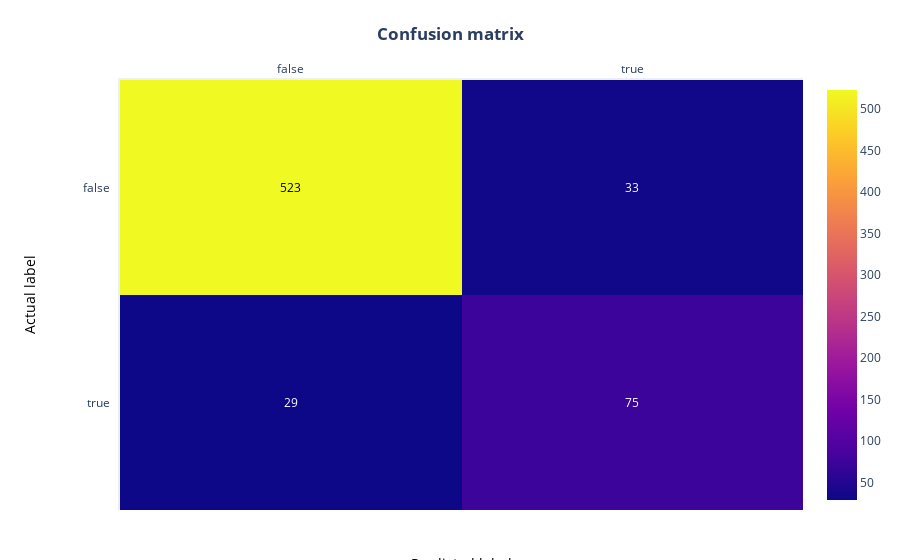

Notebook source saved alongside this figure:
### Markdown cell above
Accuracy looks good for both *train* and *test* sets, but remember this metric is not an absolute measure of success.

We can build a confusion matrix to see how the modsel is actually doing:

### Code cell
# sklearn has a very convenient utility to build confusion matrices
from sklearn.metrics import confusion_matrix
from sklearn.metrics import confusion_matrix
import plotly.figure_factory as ff

# Calculate the model's accuracy on the TEST set
actual = test.is_hiker
predictions = model.predict(test[features])

# Build and print our confusion matrix, using the actual values and predictions 
# from the test set, calculated in previous cells
cm = confusion_matrix(actual, predictions, normalize=None)

# Create the list of unique labels in the test set, to use in our plot
# I.e., ['True', 'False',]
unique_targets = sorted(list(test["is_hiker"].unique()))

# Convert values to lower case so the plot code can count the outcomes
x = y = [str(s).lower() for s in unique_targets]

# Plot the matrix above as a heatmap with annotations (values) in its cells
fig = ff.create_annotated_heatmap(cm, x, y)

# Set titles and ordering
fig.update_layout(  title_text="<b>Confusion matrix</b>", 
                    yaxis = dict(categoryorder = "category descending")
                    )

fig.add_annotation(dict(font=dict(color="black",size=14),
                        x=0.5,
                        y=-0.15,
                        showarrow=False,
                        text="Predicted label",
                        xref="paper",
                        yref="paper"))

fig.add_annotation(dict(font=dict(color="black",size=14),
                        x=-0.15,
                        y=0.5,
                        showarrow=False,
                        text="Actual label",
                        textangle=-90,
                        xref="paper",
                        yref="paper"))

# We need margins so the titles fit
fig.update_layout(margin=dict(t=80, r=20, l=120, b=50))
fig['data'][0]['showscale'] = True
fig.show()

### Figure 1 — Plotly figure (JSON) as saved in the notebook; plotly's stock layout.template omitted (floating-point values rounded to 4 significant figures)
{"data": [{"colorscale": [[0, "#0d0887"], [0.1111, "#46039f"], [0.2222, "#7201a8"], [0.3333, "#9c179e"], [0.4444, "#bd3786"], [0.5556, "#d8576b"], [0.6667, "#ed7953"], [0.7778, "#fb9f3a"], [0.8889, "#fdca26"], [1, "#f0f921"]], "reversescale": false, "showscale": true, "type": "heatmap", "x": ["false", "true"], "y": ["false", "true"], "z": [[523, 33], [29, 75]]}], "layout": {"annotations": [{"font": {"color": "#000000"}, "showarrow": false, "text": "523", "x": "false", "xref": "x", "y": "false", "yref": "y"}, {"font": {"color": "#FFFFFF"}, "showarrow": false, "text": "33", "x": "true", "xref": "x", "y": "false", "yref": "y"}, {"font": {"color": "#FFFFFF"}, "showarrow": false, "text": "29", "x": "false", "xref": "x", "y": "true", "yref": "y"}, {"font": {"color": "#FFFFFF"}, "showarrow": false, "text": "75", "x": "true", "xref": "x", "y": "true", "yref": "y"}, {"font": {"color": "black", "size": 14}, "showarrow": false, "text": "Predicted label", "x": 0.5, "xref": "paper", "y": -0.15, "yref": "paper"}, {"font": {"color": "black", "size": 14}, "showarrow": false, "text": "Actual label", "textangle": -90, "x": -0.15, "xref": "paper", "y": 0.5, "yref": "paper"}], "margin": {"b": 50, "l": 120, "r": 20, "t": 80}, "title": {"text": "<b>Confusion matrix</b>"}, "xaxis": {"dtick": 1, "gridcolor": "rgb(0, 0, 0)", "side": "top", "ticks": ""}, "yaxis": {"categoryorder": "category descending", "dtick": 1, "ticks": "", "ticksuffix": "  "}}}
